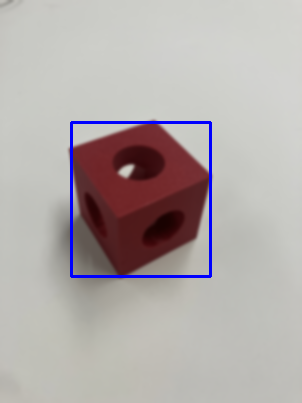
#> input picture processed_red.png, 302 x 403 px, given in place of red.png, which was not available
$ python better_processing.py
#> lines starting #> are read from the running program, lines starting #| are printed output that depends on the picture; after the words box and inside, x2 and y2 are one past the last pixel; in counts of white or black regions, pixels touching at a corner belong together; pictures that were not available may be replaced by others from this repository, and a replacement may not be noted
import cv2
import numpy as np

image = cv2.imread('red.png')
#> image is the input picture: shape (403, 302, 3); mean B, G, R 170.6, 171.4, 178.5

height = image.shape[0]
#> height = 403
width = image.shape[1]
#> width = 302

dimensions = (int(0.1 * width), int(0.1 * height))
#> dimensions = (30, 40)
scaled_image = cv2.resize(image, dimensions, interpolation=cv2.INTER_AREA) #INTER_LINEAR
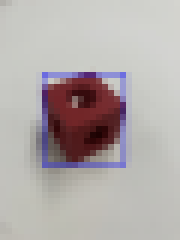
#> scaled_image: shape (40, 30, 3) (shown 6 times larger); mean B, G, R 170.6, 171.4, 178.5

kernel = (7,7)
sigmaX = 0
scaled_image = cv2.GaussianBlur(scaled_image, kernel, sigmaX)
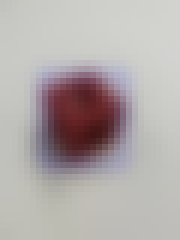
#> scaled_image: shape (40, 30, 3) (shown 6 times larger); mean B, G, R 170.6, 171.4, 178.4

hsv = cv2.cvtColor(scaled_image, cv2.COLOR_BGR2HSV)
#> hsv: shape (40, 30, 3); mean H, S, V 65, 23.9, 179.6
lower_red1 = np.array([0, 120, 70])
upper_red1 = np.array([10, 255, 255])
lower_red2 = np.array([170, 120, 70])
upper_red2 = np.array([180, 255, 255])
mask1 = cv2.inRange(hsv, lower_red1, upper_red1)
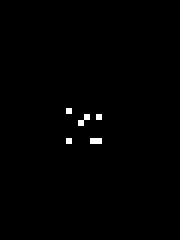
#> mask1: shape (40, 30) (shown 6 times larger); 0.58% white in thin lines or dots, all inside (x1, y1, x2, y2) = (11, 18, 17, 24)
mask2 = cv2.inRange(hsv, lower_red2, upper_red2)
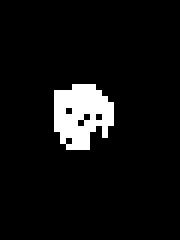
#> mask2: shape (40, 30) (shown 6 times larger); 6.6% white; 1 white region, box (x1, y1, x2, y2) and area: (9, 14, 19, 25) 79
cmask = cv2.bitwise_or(mask1, mask2)
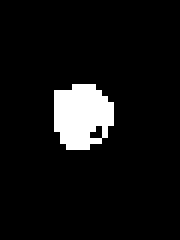
#> cmask: shape (40, 30) (shown 6 times larger); 7.2% white; 1 white region

contours, _ = cv2.findContours(cmask, cv2.RETR_EXTERNAL, cv2.CHAIN_APPROX_SIMPLE)
#> contours = 1 contour; box (x1, y1, x2, y2) and area: (9, 14, 19, 25) 74
if contours:
    largest_contour = max(contours, key=cv2.contourArea)
#> largest_contour = contour of 15 points, box (x1, y1, x2, y2) (9, 14, 19, 25), area 74
    x, y, w, h = cv2.boundingRect(largest_contour)
#> x = 9; y = 14; w = 10; h = 11
    cv2.rectangle(scaled_image, (x, y), (x + w, y + h), (255, 0, 0), 2)
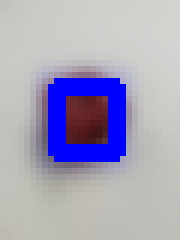
#> scaled_image: shape (40, 30, 3) (shown 6 times larger); 10.17% of pixels changed, all inside (x1, y1, x2, y2) = (8, 13, 21, 27)

output_path = 'processed_red.png'
cv2.imwrite(output_path, scaled_image)
output_path
